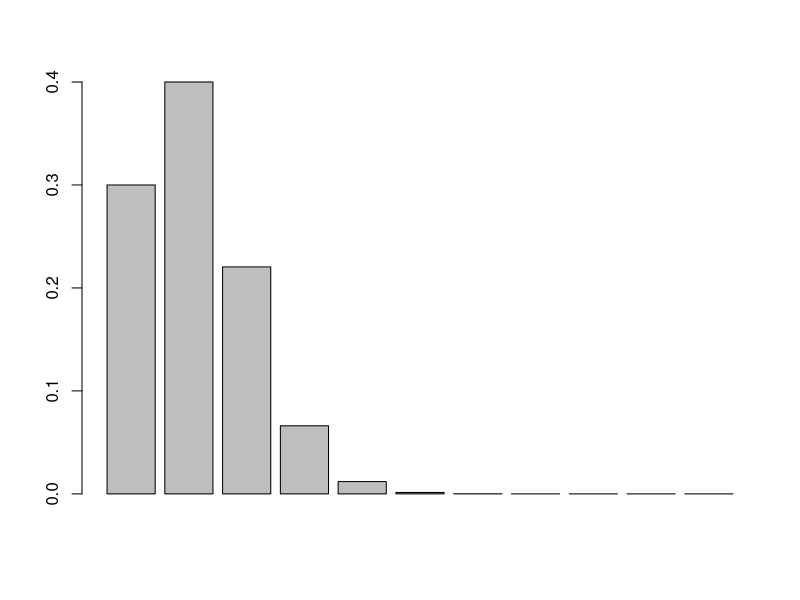
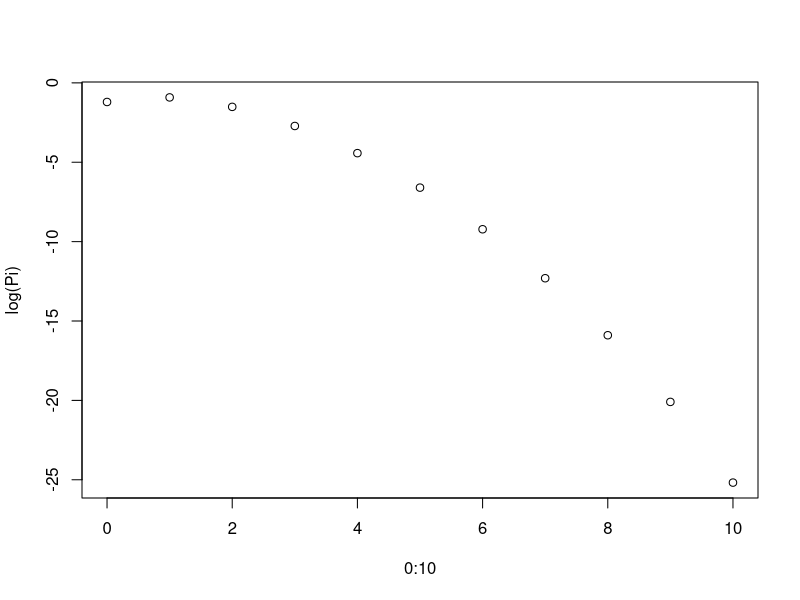

The R script that drew these images, in order:
#  Quadratic Exponential Family (QE)
## Exchangeable parameterization
obj = function(K,pi0,pi1,gamma)
{
      value = 0
      for (s in 2:K)
      {
            value = value + pi0*choose(K,s)*exp(s*log(pi1/pi0/K)+choose(s,2)*gamma)
      }
      value + pi0 + pi1 -1
}

obj(K=4,pi0=0.4,pi1=0.3,gamma=10)


probs = function(K,pi0,pi1,gamma)
{
      Pi = c(pi0,pi1)
      for (s in 2:K)
      {
            Pi[s+1] = pi0*choose(K,s)*exp(s*log(pi1/pi0/K)+choose(s,2)*gamma)
      }
      Pi
}

ga = uniroot(f=obj,interval=c(-200,200),K=10,pi0=0.3,pi1=0.4)
Pi = probs(K=10,pi0=0.3,pi1=0.4,gamma=ga$root)
barplot(Pi)

plot(0:10,log(Pi))